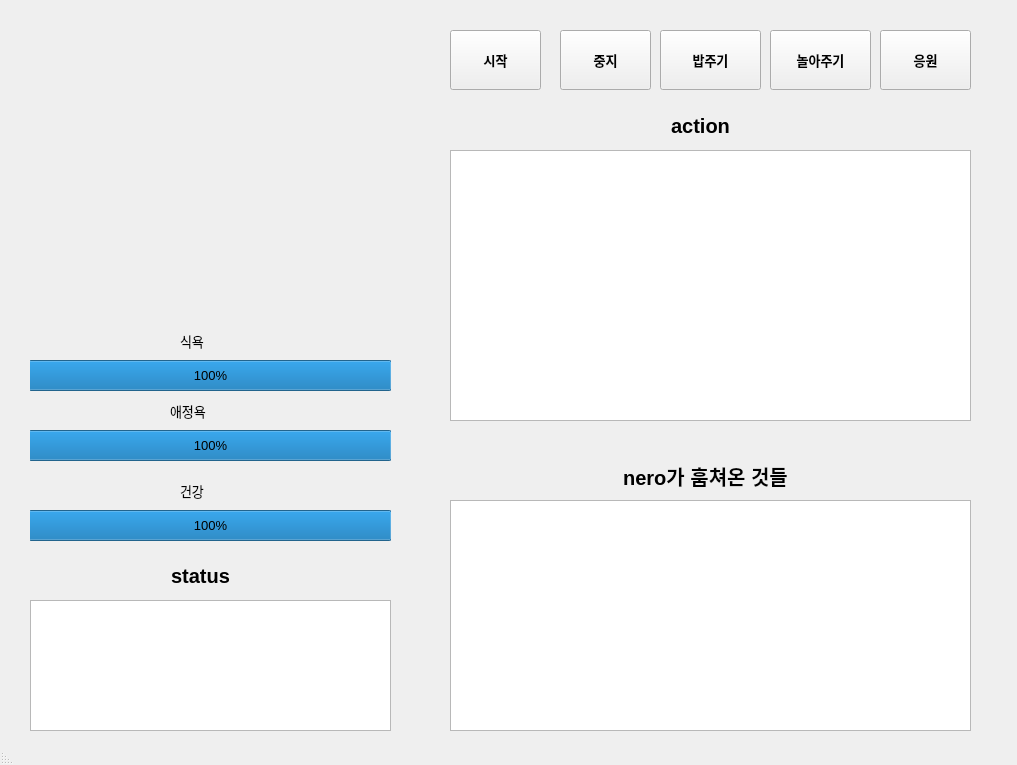
<?xml version="1.0" encoding="UTF-8"?>
<ui version="4.0">
 <class>main_window</class>
 <widget class="QMainWindow" name="main_window">
  <property name="enabled">
   <bool>true</bool>
  </property>
  <property name="geometry">
   <rect>
    <x>0</x>
    <y>0</y>
    <width>1017</width>
    <height>765</height>
   </rect>
  </property>
  <property name="font">
   <font>
    <pointsize>10</pointsize>
    <stylestrategy>PreferAntialias</stylestrategy>
   </font>
  </property>
  <property name="mouseTracking">
   <bool>true</bool>
  </property>
  <property name="focusPolicy">
   <enum>Qt::NoFocus</enum>
  </property>
  <property name="windowTitle">
   <string>Conimal</string>
  </property>
  <property name="layoutDirection">
   <enum>Qt::RightToLeft</enum>
  </property>
  <property name="autoFillBackground">
   <bool>true</bool>
  </property>
  <property name="tabShape">
   <enum>QTabWidget::Rounded</enum>
  </property>
  <property name="unifiedTitleAndToolBarOnMac">
   <bool>true</bool>
  </property>
  <widget class="QWidget" name="centralwidget">
   <widget class="QTextBrowser" name="tbx_action">
    <property name="geometry">
     <rect>
      <x>450</x>
      <y>150</y>
      <width>521</width>
      <height>271</height>
     </rect>
    </property>
    <property name="font">
     <font>
      <pointsize>10</pointsize>
      <weight>50</weight>
      <bold>false</bold>
      <stylestrategy>PreferAntialias</stylestrategy>
     </font>
    </property>
    <property name="autoFillBackground">
     <bool>true</bool>
    </property>
    <property name="html">
     <string>&lt;!DOCTYPE HTML PUBLIC &quot;-//W3C//DTD HTML 4.0//EN&quot; &quot;http://www.w3.org/TR/REC-html40/strict.dtd&quot;&gt;
&lt;html&gt;&lt;head&gt;&lt;meta name=&quot;qrichtext&quot; content=&quot;1&quot; /&gt;&lt;style type=&quot;text/css&quot;&gt;
p, li { white-space: pre-wrap; }
&lt;/style&gt;&lt;/head&gt;&lt;body style=&quot; font-family:'D2Coding'; font-size:10pt; font-weight:400; font-style:normal;&quot;&gt;
&lt;p align=&quot;center&quot; style=&quot;-qt-paragraph-type:empty; margin-top:0px; margin-bottom:0px; margin-left:0px; margin-right:0px; -qt-block-indent:0; text-indent:0px;&quot;&gt;&lt;br /&gt;&lt;/p&gt;
&lt;p align=&quot;center&quot; style=&quot;-qt-paragraph-type:empty; margin-top:0px; margin-bottom:0px; margin-left:0px; margin-right:0px; -qt-block-indent:0; text-indent:0px;&quot;&gt;&lt;br /&gt;&lt;/p&gt;&lt;/body&gt;&lt;/html&gt;</string>
    </property>
   </widget>
   <widget class="QPushButton" name="btn_start">
    <property name="enabled">
     <bool>true</bool>
    </property>
    <property name="geometry">
     <rect>
      <x>450</x>
      <y>30</y>
      <width>91</width>
      <height>60</height>
     </rect>
    </property>
    <property name="font">
     <font>
      <pointsize>10</pointsize>
      <weight>75</weight>
      <bold>true</bold>
      <stylestrategy>PreferAntialias</stylestrategy>
     </font>
    </property>
    <property name="text">
     <string>시작</string>
    </property>
    <property name="autoDefault">
     <bool>false</bool>
    </property>
   </widget>
   <widget class="QPushButton" name="btn_stop">
    <property name="enabled">
     <bool>true</bool>
    </property>
    <property name="geometry">
     <rect>
      <x>560</x>
      <y>30</y>
      <width>91</width>
      <height>60</height>
     </rect>
    </property>
    <property name="font">
     <font>
      <pointsize>10</pointsize>
      <weight>75</weight>
      <bold>true</bold>
      <stylestrategy>PreferAntialias</stylestrategy>
     </font>
    </property>
    <property name="text">
     <string>중지</string>
    </property>
    <property name="autoDefault">
     <bool>false</bool>
    </property>
   </widget>
   <widget class="QPushButton" name="btn_feeding">
    <property name="enabled">
     <bool>true</bool>
    </property>
    <property name="geometry">
     <rect>
      <x>660</x>
      <y>30</y>
      <width>101</width>
      <height>60</height>
     </rect>
    </property>
    <property name="font">
     <font>
      <pointsize>10</pointsize>
      <weight>75</weight>
      <bold>true</bold>
      <stylestrategy>PreferAntialias</stylestrategy>
     </font>
    </property>
    <property name="text">
     <string>밥주기</string>
    </property>
    <property name="autoDefault">
     <bool>false</bool>
    </property>
   </widget>
   <widget class="QPushButton" name="btn_play">
    <property name="enabled">
     <bool>true</bool>
    </property>
    <property name="geometry">
     <rect>
      <x>770</x>
      <y>30</y>
      <width>101</width>
      <height>60</height>
     </rect>
    </property>
    <property name="font">
     <font>
      <pointsize>10</pointsize>
      <weight>75</weight>
      <bold>true</bold>
      <stylestrategy>PreferAntialias</stylestrategy>
     </font>
    </property>
    <property name="text">
     <string>놀아주기</string>
    </property>
    <property name="autoDefault">
     <bool>false</bool>
    </property>
   </widget>
   <widget class="QPushButton" name="btn_cheer_up">
    <property name="enabled">
     <bool>true</bool>
    </property>
    <property name="geometry">
     <rect>
      <x>880</x>
      <y>30</y>
      <width>91</width>
      <height>60</height>
     </rect>
    </property>
    <property name="font">
     <font>
      <pointsize>10</pointsize>
      <weight>75</weight>
      <bold>true</bold>
      <stylestrategy>PreferAntialias</stylestrategy>
     </font>
    </property>
    <property name="text">
     <string>응원</string>
    </property>
    <property name="autoDefault">
     <bool>false</bool>
    </property>
   </widget>
   <widget class="QLabel" name="conimal_view">
    <property name="geometry">
     <rect>
      <x>40</x>
      <y>20</y>
      <width>331</width>
      <height>291</height>
     </rect>
    </property>
    <property name="layoutDirection">
     <enum>Qt::LeftToRight</enum>
    </property>
    <property name="autoFillBackground">
     <bool>true</bool>
    </property>
    <property name="text">
     <string/>
    </property>
    <property name="pixmap">
     <pixmap resource="image_resource/cat.qrc">:/cat.png</pixmap>
    </property>
    <property name="alignment">
     <set>Qt::AlignCenter</set>
    </property>
   </widget>
   <widget class="QLabel" name="lbl_action">
    <property name="geometry">
     <rect>
      <x>650</x>
      <y>110</y>
      <width>101</width>
      <height>31</height>
     </rect>
    </property>
    <property name="font">
     <font>
      <pointsize>15</pointsize>
      <weight>75</weight>
      <bold>true</bold>
     </font>
    </property>
    <property name="text">
     <string>action</string>
    </property>
    <property name="alignment">
     <set>Qt::AlignCenter</set>
    </property>
   </widget>
   <widget class="QListView" name="lst_nero_item">
    <property name="geometry">
     <rect>
      <x>450</x>
      <y>500</y>
      <width>521</width>
      <height>231</height>
     </rect>
    </property>
    <property name="font">
     <font>
      <family>D2Coding</family>
      <pointsize>12</pointsize>
      <weight>75</weight>
      <bold>true</bold>
     </font>
    </property>
    <property name="frameShadow">
     <enum>QFrame::Sunken</enum>
    </property>
    <property name="lineWidth">
     <number>3</number>
    </property>
    <property name="editTriggers">
     <set>QAbstractItemView::SelectedClicked</set>
    </property>
    <property name="dragEnabled">
     <bool>true</bool>
    </property>
   </widget>
   <widget class="QLabel" name="lbl_item">
    <property name="geometry">
     <rect>
      <x>560</x>
      <y>460</y>
      <width>291</width>
      <height>31</height>
     </rect>
    </property>
    <property name="font">
     <font>
      <pointsize>15</pointsize>
      <weight>75</weight>
      <bold>true</bold>
     </font>
    </property>
    <property name="text">
     <string>nero가 훔쳐온 것들</string>
    </property>
    <property name="alignment">
     <set>Qt::AlignCenter</set>
    </property>
   </widget>
   <widget class="QProgressBar" name="pbr_appetite">
    <property name="geometry">
     <rect>
      <x>30</x>
      <y>360</y>
      <width>361</width>
      <height>31</height>
     </rect>
    </property>
    <property name="value">
     <number>100</number>
    </property>
    <property name="format">
     <string extracomment="배고픔 정도">%p%</string>
    </property>
   </widget>
   <widget class="QProgressBar" name="pbr_affection">
    <property name="geometry">
     <rect>
      <x>30</x>
      <y>430</y>
      <width>361</width>
      <height>31</height>
     </rect>
    </property>
    <property name="value">
     <number>100</number>
    </property>
    <property name="format">
     <string extracomment="애정 욕구">%p%</string>
    </property>
   </widget>
   <widget class="QProgressBar" name="pbr_health">
    <property name="geometry">
     <rect>
      <x>30</x>
      <y>510</y>
      <width>361</width>
      <height>31</height>
     </rect>
    </property>
    <property name="value">
     <number>100</number>
    </property>
    <property name="invertedAppearance">
     <bool>false</bool>
    </property>
    <property name="format">
     <string extracomment="건강상태">%p%</string>
    </property>
   </widget>
   <widget class="QTextBrowser" name="tbx_status">
    <property name="geometry">
     <rect>
      <x>30</x>
      <y>600</y>
      <width>361</width>
      <height>131</height>
     </rect>
    </property>
    <property name="font">
     <font>
      <pointsize>10</pointsize>
      <weight>50</weight>
      <bold>false</bold>
      <stylestrategy>PreferAntialias</stylestrategy>
     </font>
    </property>
    <property name="autoFillBackground">
     <bool>true</bool>
    </property>
    <property name="html">
     <string>&lt;!DOCTYPE HTML PUBLIC &quot;-//W3C//DTD HTML 4.0//EN&quot; &quot;http://www.w3.org/TR/REC-html40/strict.dtd&quot;&gt;
&lt;html&gt;&lt;head&gt;&lt;meta name=&quot;qrichtext&quot; content=&quot;1&quot; /&gt;&lt;style type=&quot;text/css&quot;&gt;
p, li { white-space: pre-wrap; }
&lt;/style&gt;&lt;/head&gt;&lt;body style=&quot; font-family:'D2Coding'; font-size:10pt; font-weight:400; font-style:normal;&quot;&gt;
&lt;p align=&quot;center&quot; style=&quot;-qt-paragraph-type:empty; margin-top:0px; margin-bottom:0px; margin-left:0px; margin-right:0px; -qt-block-indent:0; text-indent:0px;&quot;&gt;&lt;br /&gt;&lt;/p&gt;
&lt;p align=&quot;center&quot; style=&quot;-qt-paragraph-type:empty; margin-top:0px; margin-bottom:0px; margin-left:0px; margin-right:0px; -qt-block-indent:0; text-indent:0px;&quot;&gt;&lt;br /&gt;&lt;/p&gt;&lt;/body&gt;&lt;/html&gt;</string>
    </property>
   </widget>
   <widget class="QLabel" name="lbl_status">
    <property name="geometry">
     <rect>
      <x>150</x>
      <y>560</y>
      <width>101</width>
      <height>31</height>
     </rect>
    </property>
    <property name="font">
     <font>
      <pointsize>15</pointsize>
      <weight>75</weight>
      <bold>true</bold>
     </font>
    </property>
    <property name="text">
     <string>status</string>
    </property>
    <property name="alignment">
     <set>Qt::AlignCenter</set>
    </property>
   </widget>
   <widget class="QLabel" name="label">
    <property name="geometry">
     <rect>
      <x>180</x>
      <y>330</y>
      <width>81</width>
      <height>21</height>
     </rect>
    </property>
    <property name="text">
     <string>식욕</string>
    </property>
   </widget>
   <widget class="QLabel" name="label_2">
    <property name="geometry">
     <rect>
      <x>170</x>
      <y>400</y>
      <width>81</width>
      <height>21</height>
     </rect>
    </property>
    <property name="text">
     <string>애정욕</string>
    </property>
   </widget>
   <widget class="QLabel" name="label_3">
    <property name="geometry">
     <rect>
      <x>180</x>
      <y>480</y>
      <width>81</width>
      <height>21</height>
     </rect>
    </property>
    <property name="text">
     <string>건강</string>
    </property>
   </widget>
  </widget>
  <widget class="QStatusBar" name="statusbar"/>
 </widget>
 <resources>
  <include location="image_resource/cat.qrc"/>
  <include location="image_resource/catw.qrc"/>
  <include location="image_resource/cat_eating.qrc"/>
  <include location="image_resource/cat_grooming.qrc"/>
  <include location="image_resource/cat_rooling.qrc"/>
 </resources>
 <connections>
  <connection>
   <sender>btn_stop</sender>
   <signal>clicked()</signal>
   <receiver>tbx_action</receiver>
   <slot>clear()</slot>
   <hints>
    <hint type="sourcelabel">
     <x>608</x>
     <y>120</y>
    </hint>
    <hint type="destinationlabel">
     <x>409</x>
     <y>466</y>
    </hint>
   </hints>
  </connection>
 </connections>
</ui>
